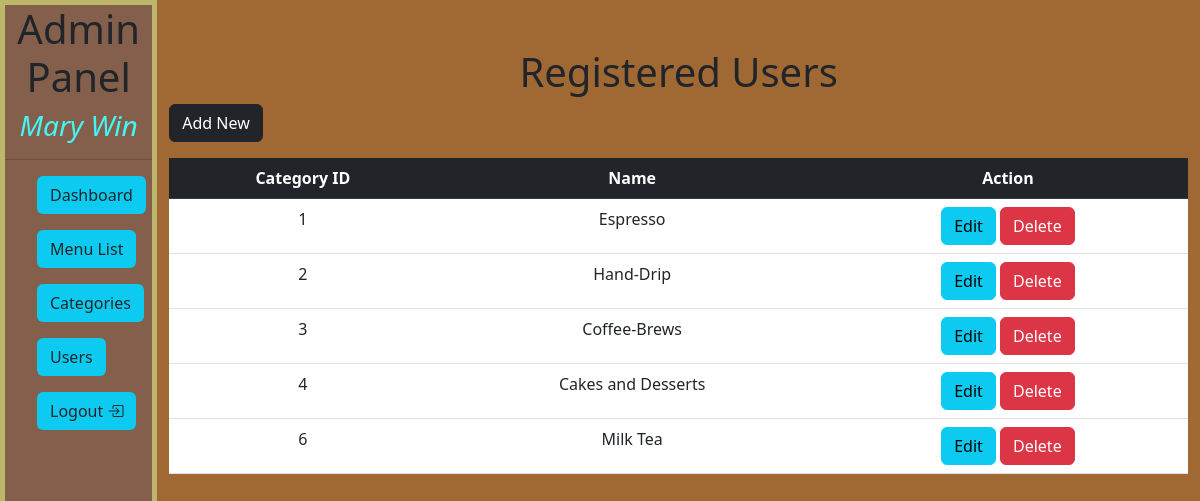
The app's page /admin/categories.php with its own data.
### tables this page shows
CREATE TABLE `categories` (
  `cat_id` int(11) NOT NULL,
  `cat_name` varchar(30) DEFAULT NULL,
  `create_at` timestamp NOT NULL DEFAULT current_timestamp(),
  `update_at` timestamp NOT NULL DEFAULT current_timestamp()
);

### admin/categories.php (the view, shortened to what this page needs)
<?php
include_once "db_conn.php";
$sql = "SELECT * FROM admins WHERE adm_id = 1";
$result = mysqli_query($conn, $sql);
$adm = mysqli_fetch_assoc($result);
?>
<!DOCTYPE html>
<html lang="en">
<head>
    <link rel="stylesheet" href="../css/admin.css">
    <link href='https://cdn.jsdelivr.net/npm/bootstrap@5.3.0-alpha3/dist/css/bootstrap.min.css' rel='stylesheet'>
    <link rel='stylesheet' href='https://cdn.jsdelivr.net/npm/bootstrap-icons@1.10.5/font/bootstrap-icons.css'>
</head>
<body>
<nav>
<div class="profile text-center">
        <h1>Admin Panel</h1>
        <h3><?php echo $adm['adm_name'] ?></h3><hr/>
    </div>
    <div class="control">
    <ul class="mt-3">
        <p><a href="dashboard.php" class='btn bg-info'>Dashboard</a></p>
        <p><a href="products.php" class='btn bg-info'>Menu List</a></p>
        <p><a href="categories.php" class='btn bg-info'>Categories</a></p>
        <p><a href="users.php" class="btn bg-info">Users</a></p>
        <p><a href="adminlogout.php" class="btn bg-info">Logout <i class='bi bi-box-arrow-in-right'></i></a></p>
    </ul>
    </div>
</nav>
<div class="container-fluid">
        <h1 class="mt-5 text-center">Registered Users</h1>
        <a href="add/add_categories.php" class="btn btn-dark mb-3">Add New</a>
        <table class="table table-hover text-center">
            <thead class="table-dark">
                <tr>
                    <th scope="col">Category ID</th>
                    <th scope="col">Name</th>
                    <th scope="col">Action</th>
                </tr>
            </thead>
            <tbody>
            <?php
        $sql = "SELECT * FROM categories";
        $result = mysqli_query($conn, $sql);
        while ($row = mysqli_fetch_assoc($result)) {
        ?>
          <tr>
            <td><?php echo $row["cat_id"] ?></td>
            <td><?php echo $row["cat_name"] ?></td>
            <td>
              <a href="edit/edit_categories.php?id=<?php echo $row["cat_id"] ?>" ><button class='btn btn-info'>Edit</button></a>
              <a href="delete/delete_categories.php?id=<?php echo $row["cat_id"] ?>"><button class='btn btn-danger'>Delete</button> </a>
            </td>
          </tr>
        <?php
        }
        ?>
            </tbody>
        </table>
    </div>
</body>
</html>

### css/admin.css (style rules this page uses)
* { margin:0; box-sizing: border-box; margin:0;padding:0; }
body { display:flex; }
nav { display: block; width:15%; min-height:100vh; background-color: rgb(132, 96, 76); border:5px solid darkkhaki; }
.profile h3 { font-style: italic; color:rgb(68, 247, 247); }
.container-fluid { width:85%; background-color: rgb(160, 105, 51); }

### records on screen
categories: cat_id "1", cat_name "Espresso"
categories: cat_id "2", cat_name "Hand-Drip"
categories: cat_id "3", cat_name "Coffee-Brews"
categories: cat_id "4", cat_name "Cakes and Desserts"
categories: cat_id "6", cat_name "Milk Tea"

### other values on screen
$adm['adm_name'] "Mary Win"
